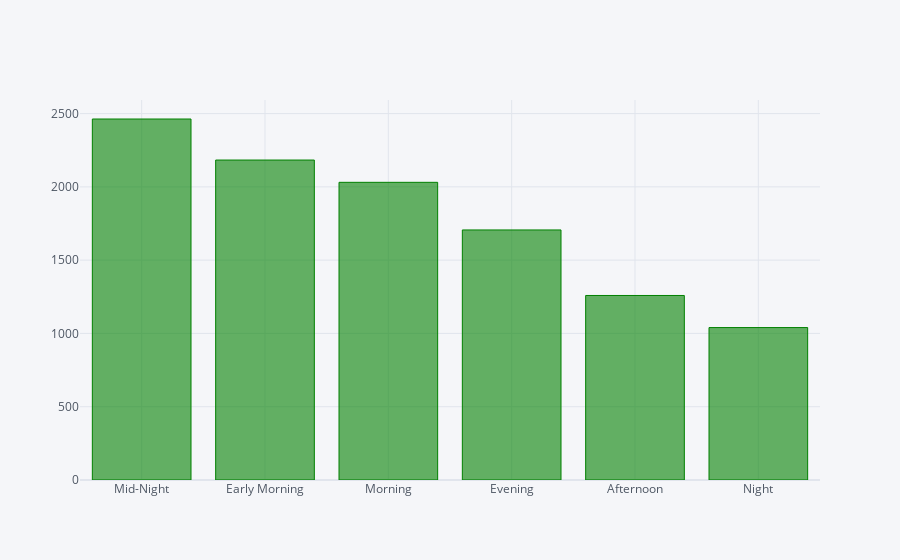

The notebook cell saved with this chart:
### Code cell
data['Dep_Time_hour'].apply(flight_dep_time).value_counts().iplot(kind="bar",color='green')

### Figure 1 — Plotly figure (JSON) as saved in the notebook; plotly's stock layout.template omitted (floating-point values rounded to 4 significant figures)
{"data": [{"marker": {"color": "rgba(0, 128, 0, 0.6)", "line": {"color": "rgba(0, 128, 0, 1.0)", "width": 1}}, "name": "Dep_Time_hour", "orientation": "v", "text": "", "type": "bar", "x": ["Mid-Night", "Early Morning", "Morning", "Evening", "Afternoon", "Night"], "y": [2463, 2183, 2031, 1706, 1259, 1040]}], "layout": {"legend": {"bgcolor": "#F5F6F9", "font": {"color": "#4D5663"}}, "paper_bgcolor": "#F5F6F9", "plot_bgcolor": "#F5F6F9", "title": {"font": {"color": "#4D5663"}}, "xaxis": {"gridcolor": "#E1E5ED", "showgrid": true, "tickfont": {"color": "#4D5663"}, "title": {"font": {"color": "#4D5663"}, "text": ""}, "zerolinecolor": "#E1E5ED"}, "yaxis": {"gridcolor": "#E1E5ED", "showgrid": true, "tickfont": {"color": "#4D5663"}, "title": {"font": {"color": "#4D5663"}, "text": ""}, "zerolinecolor": "#E1E5ED"}}}
